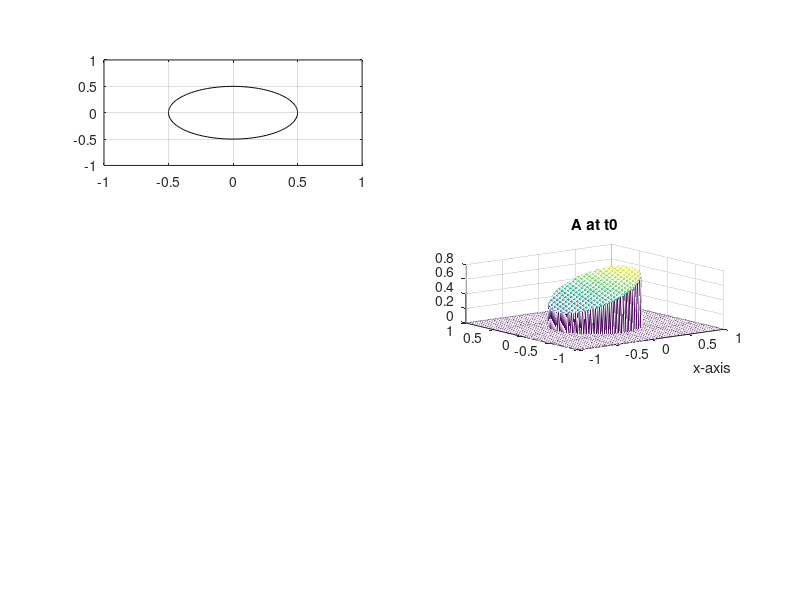

This figure's MATLAB source: (Note: this script raises an error after producing the figure.)
%% cell motion 2-d (Mean curvature flow, %see class 12 notes)
function main()
a   =   -1; b =1; c= -1; d = 1;
C   =   1;
dx  =   .02;
dt  =   dx^2/8;
xV  = (a:dx:b)';
yV  = (c:dx:d)';
alp = 500;
beta= 500;
numSteps = 50;
fT  =  numSteps * dt;;
pTime = fT/4;
crs =   [ 'm', 'r', 'b', 'k', 'c', 'y', 'm', 'y' ];
lgnd =  { 't = 0' };
%%-----------------------------
u0  = zeros( (b-a)/dx +1,(d-c)/dx +1 );
A   = u0;
M   = u0;
for cnt = 1:(d-c)/dx +1
%    u0( :,cnt ) = max( abs(xV)-.495501, abs(yV(cnt)) - .495501 )+ .005;
   u0( :,cnt ) = xV.^2 + yV(cnt)^2 - .5^2;
   A( :, cnt ) = cnt/((d-c)/dx +1);
   M( :, cnt ) = 1.1;%1-cnt/((d-c)/dx +1);
end
figure(2);subplot(3,2, 4); mesh( xV, yV, A.*( u0 <=0 ) );xlabel('x-axis');title( 'A at t0' )
u = padarray(u0, [1 1], 0 );
u(:,1) = u(:,2)+ u(:,2) -u(:,3); u(:,end)= u(:,end-1)+u(:,end-1)-u(:,end-2);
u(1,:) = u(2,:)+ u(2,:)-u(3,:); u(end,:)= 2*u(end-1,:) - u(end-2,:);
d0 = 0*u;

A(:,1) = A(:,2); A(:,end)= A(:,end-1);A(1,:) = A(2,:); A(end,:)= A(end-1,:);
M(:,1) = M(:,2); M(:,end)= M(:,end-1);M(1,:) = M(2,:); M(end,:)= M(end-1,:);

 subplot( 3,2, 1 );contour( xV, yV,u0, [0 0], 'k' );grid; hold on;

for t = dt:dt:fT
    ux      =   ( u( 2:end-1, 3:end) - u(2:end-1, 1:end-2) )/(2*dx);
    uy      =   ( u(3:end, 2:end-1) - u(1:end-2, 2:end-1) )/(2*dx);
    uxx     =   ( u( 2:end-1, 3:end) - 2*u(2:end-1, 2:end-1) + u(2:end-1, 1:end-2) )/(dx^2);
    uyy     =   ( u(3:end,2:end-1) - 2*u(2:end-1,2:end-1) + u(1:end-2,2:end-1) )/(dx^2);
    uxy     =   (u(3:end,3:end) - u(3:end,1:end-2) - u(1:end-2,3:end) + u(1:end-2,1:end-2))/(4*dx^2);
    cTerm   =   ux.^2 .* uxx + 2*ux.*uy.*uxy + uy.^2.*uyy;
    gradM2  =   ux.^2 + uy.^2 + 1e-9; 
   
    ut      = C * (uxx + uyy - cTerm./gradM2) + (beta*A - alp* M).*sqrt(gradM2 );
   
    boundary     = smeeka01( u , dx );
    
    totExpansion = sum( sum( ut./sqrt( gradM2 ) .* boundary ) );
    boundarySize = sum( sum( boundary ) );
%     ut/sqrt(gradM2) is what we actually adjust, hence the mult through by sqrt(gradM2)
    ut = ut - sqrt(gradM2).*totExpansion/boundarySize;
   
    u(2:end-1, 2:end-1)     =   u(2:end-1, 2:end-1) + dt* ut;
    u(:,1) = u(:,2); u(:,end)= u(:,end-1);
    u(1,:) = u(2,:); u(end,:)= u(end-1,:);
  
    %Extend A and M into the new cell shape before solving PDE, maybe
    %instead of just extending by the normal to the surface we could use
    %the direction of the velocity on the surface.
    colInds = min(u ) < 5*dx;
    rowInds = min(u' ) < 5*dx;
    tempU   =   u(colInds, rowInds );
    
    d0(colInds, rowInds )      =   sweepDistBoundary( tempU,dx, 2 );
    
    d0(~colInds, : )= 10*dx;
    d0(:, ~rowInds )= 10*dx;
    
    Ap      =   sweepVelocityBoundary( A, d0(2:end-1,2:end-1), dx,1);
    Mp      =   sweepVelocityBoundary( M, d0(2:end-1,2:end-1), dx,1);
    A(u(2:end-1,2:end-1)>0)  =   Ap( u(2:end-1,2:end-1)>0 );
    M(u(2:end-1,2:end-1)>0)  =   Mp( u(2:end-1,2:end-1)>0 );
    
    [A,M ] = amPDE( A, M, dx, dt );

    %now implement CIM for AM here....
   
    if (mod( t, pTime) == 0 )
        contour( xV, yV,u(2:end-1, 2:end-1), [0 0], crs( round(t/pTime ))  );
        lgnd = [ lgnd; ['t = ',num2str( t ) ]];
    end

end
legend( lgnd );title( 'Zero Level Set/Cell Boundary' );xlabel('x-axis' );
hold off;
u = u(2:end-1, 2:end-1);

subplot(3,2, 3); mesh( xV, yV, A.*( u <=0 ) );xlabel('x-axis');title( 'A ( actin bundles, W in paper )' )
subplot(3,2, 5); mesh( xV, yV, M.*( u <=0 ) );xlabel('x-axis');title( 'M ( actin cross linked network (v)' );


% figure(1); mesh(xV, yV,u0');
% title( 'u(x,0)' );xlabel( 'x-axis');ylabel( 'y-axis');
% 
% figure(3); mesh(xV, yV,u');
% title( [ 'u(x, ', num2str( fT ), ' )' ] );xlabel( 'x-axis');ylabel( 'y-axis');



end

